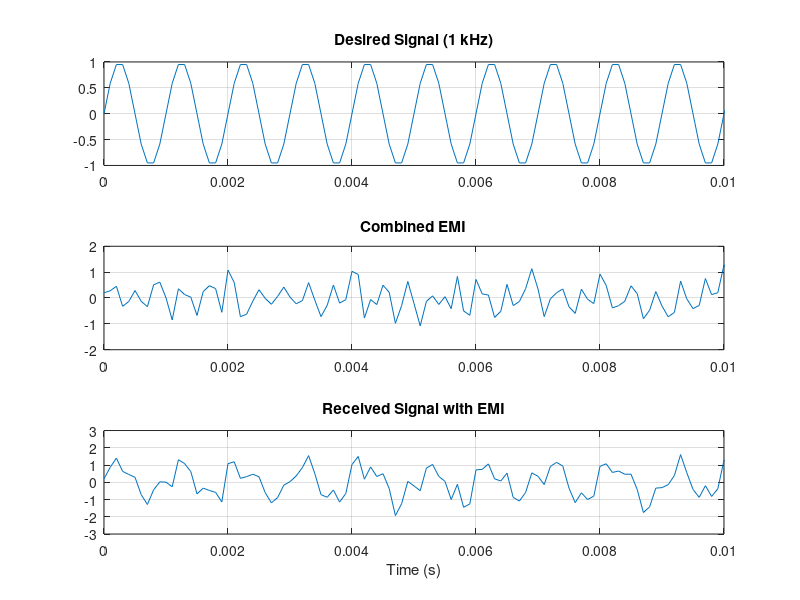
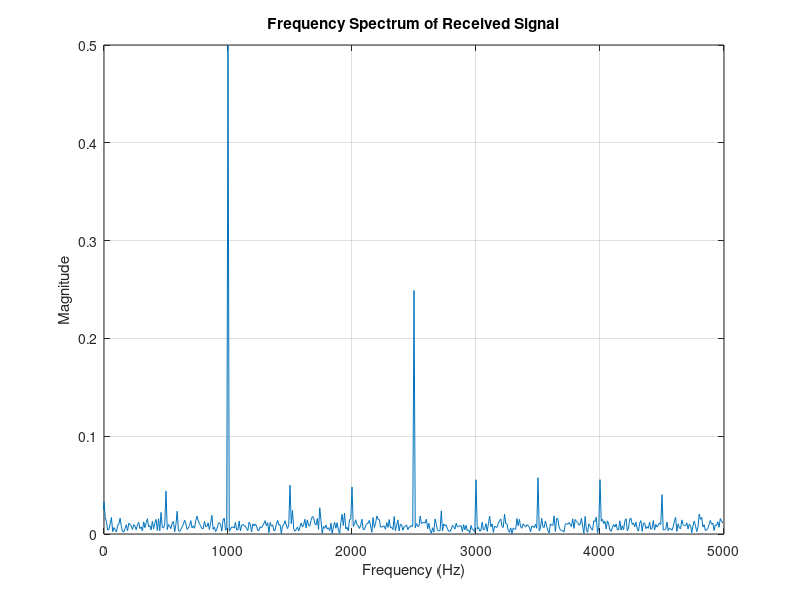
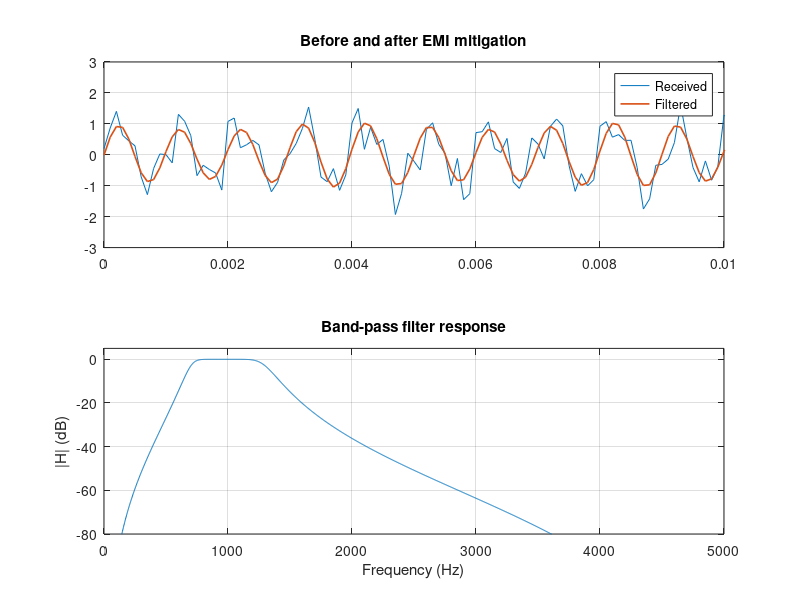

Here is the MATLAB script that generated these plots, in order:
%% Exp 14 : Simulation of EMI Sources and Interference Analysis using MATLAB
% Needs: MATLAB + Signal Processing Toolbox (butter, filtfilt)
% Aim  : model 1 kHz signal + 3 EMI sources, FFT analysis, band-pass mitigation, SNR improvement
clc; clear; close all;
rng(1);                                   % repeatable noise (remove for new noise each run)

fs = 10000; t = 0:1/fs:0.1-1/fs;          % sampling frequency, 1000 samples
signal    = sin(2*pi*1000*t);             % desired 1 kHz signal
emi_sine  = 0.5*sin(2*pi*2500*t);         % sinusoidal EMI (switching supply)
emi_noise = 0.3*randn(size(t));           % broadband EMI (sigma = 0.3)
emi_imp   = zeros(size(t)); emi_imp(1:20:end) = 1;   % impulsive EMI (every 20 samples)
emi_total = emi_sine + emi_noise + emi_imp;
received  = signal + emi_total;

%% Input SNR : simulated and theoretical
SNR_in  = 10*log10(mean(signal.^2)/mean(emi_total.^2));
Ps = 0.5; Pe = 0.5^2/2 + 0.3^2 + 1/20;    % signal power, EMI power (tone + noise + impulses)
SNR_th  = 10*log10(Ps/Pe);
fprintf('Input SNR  simulated = %.2f dB, theoretical = %.2f dB, difference = %.2f dB (limit 1.5 dB)\n', ...
        SNR_in, SNR_th, abs(SNR_in-SNR_th));

%% Time-domain plots
figure('Name','Time domain');
subplot(3,1,1); plot(t,signal);    xlim([0 0.01]); grid on; title('Desired Signal (1 kHz)');
subplot(3,1,2); plot(t,emi_total); xlim([0 0.01]); grid on; title('Combined EMI');
subplot(3,1,3); plot(t,received);  xlim([0 0.01]); grid on; title('Received Signal with EMI'); xlabel('Time (s)');

%% Frequency domain (FFT)
N = length(received); f = (-N/2:N/2-1)*(fs/N);
R = abs(fftshift(fft(received)))/N;
figure('Name','Spectrum'); plot(f,R); xlim([0 5000]); grid on;
xlabel('Frequency (Hz)'); ylabel('Magnitude'); title('Frequency Spectrum of Received Signal');

pos = f >= 0; fp = f(pos); Rp = R(pos);
[~,i1] = min(abs(fp-1000));  win = fp>2300 & fp<2700;
[pk,ik] = max(Rp(win)); fwin = fp(win); f_emi = fwin(ik);
fprintf('1 kHz signal peak   : %.3f at %.0f Hz\n', Rp(i1), fp(i1));
fprintf('EMI tone peak       : %.3f at %.1f Hz (frequency error %.2f %%, limit 1 %%)\n', pk, f_emi, 100*abs(f_emi-2500)/2500);
noise_band = fp>3300 & fp<4900 & mod(round(fp),500)~=0;      % avoid impulse-train harmonics (multiples of fs/20 = 500 Hz)
fprintf('Noise floor         : %.1f dB (re 1)\n', 20*log10(mean(Rp(noise_band))));
fprintf('Impulse harmonics   : at multiples of fs/20 = %d Hz (2.5 kHz tone coincides with the 5th)\n', fs/20);

%% EMI mitigation: 4th-order Butterworth band-pass (700-1300 Hz), zero phase
[b,a] = butter(4,[700 1300]/(fs/2),'bandpass');
cleaned = filtfilt(b,a,received);
SNR_out = 10*log10(mean(signal.^2)/mean((cleaned-signal).^2));
Improvement = SNR_out - SNR_in;
amp_out = max(abs(cleaned(100:end-100)));                     % ignore filter edge effects
fprintf('Output SNR = %.2f dB, improvement = %.2f dB (target >= 10 dB)\n', SNR_out, Improvement);
fprintf('1 kHz amplitude after filter = %.3f (must be 0.9-1.1)\n', amp_out);

figure('Name','Filtering');
subplot(2,1,1); plot(t,received,t,cleaned,'LineWidth',1.2); xlim([0 0.01]); grid on;
legend('Received','Filtered'); title('Before and after EMI mitigation');
subplot(2,1,2); [H,w] = freqz(b,a,2048,fs); plot(w,20*log10(abs(H))); grid on; ylim([-80 5]);
xlabel('Frequency (Hz)'); ylabel('|H| (dB)'); title('Band-pass filter response');
